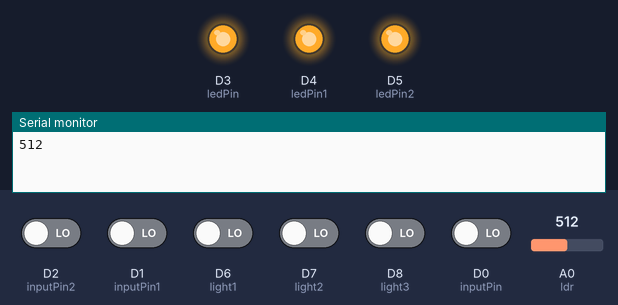
Simulated run of this sketch. Board: ESP8266 (NodeMCU). Shown: output pins drawn as LEDs (lit = HIGH), the last lines printed to the serial monitor. The inputs (shaded band) are chosen by the test bench; at power-on: D0 (inputPin), D1 (inputPin1), D2 (inputPin2), D6 (light1), D7 (light2), D8 (light3) LOW, A0 (ldr) = 512. WiFi joins after 1.5 s; servers stay silent unless stated.

Above: at 3.0 s.
3.1 s: D1 (inputPin1) driven HIGH
At 4.2 s:
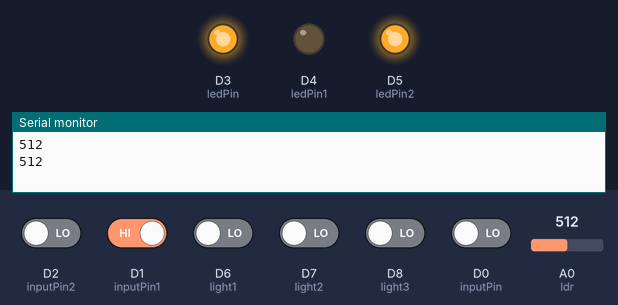
5.3 s: D0 (inputPin) driven HIGH
At 6.6 s:
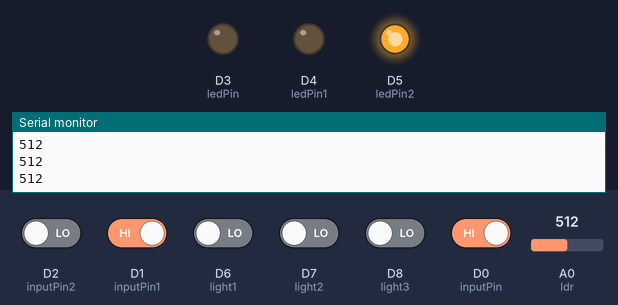
7.3 s: D7 (light2) driven HIGH
At 8.2 s:
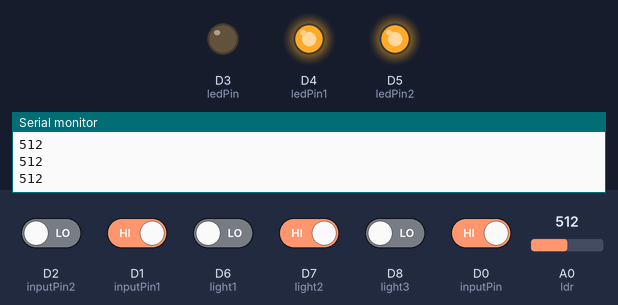
9.3 s: D2 (inputPin2) driven HIGH
At 9.8 s:
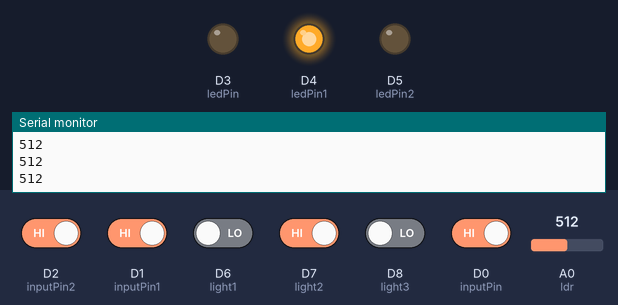
11.3 s: A0 (ldr) set to 487
At 12.8 s:
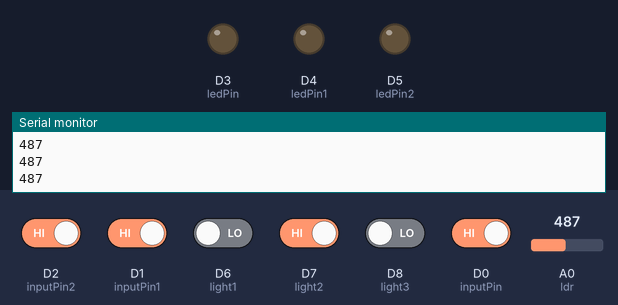
13.3 s: A0 (ldr) set to 510
At 13.6 s:
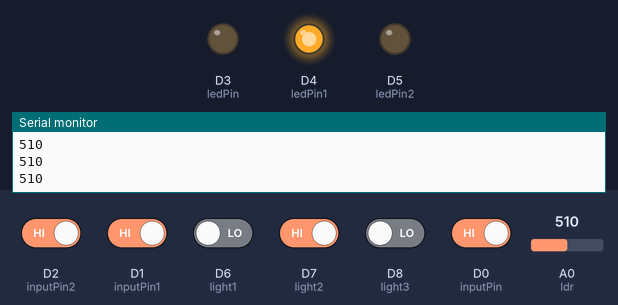
Timing chart, 0 to 16.3 s (numbered marks = the images above; inputs shaded):
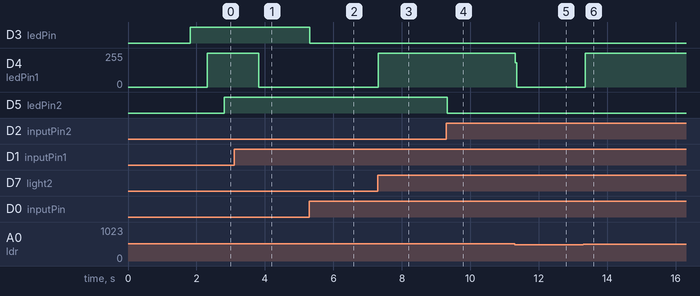

Measured:
- the behaviour switches between 500 and 499 on A0 (ldr) (found by bisection; images 4 and 5)
- after the input at 3.1 s, D4 (ledPin1): 255/255 → 0/255 after 0.71 s
- after the input at 5.3 s, D3 (ledPin): HIGH → LOW at once
- after the input at 7.3 s, D4 (ledPin1): 0/255 → 255/255 at once
- after the input at 9.3 s, D5 (ledPin2): HIGH → LOW at once
- after the input at 11.3 s, D4 (ledPin1): 255/255 → 0/255 at once
- after the input at 13.3 s, D4 (ledPin1): 0/255 → 255/255 after 0.06 s

The sketch:

Arduino_ESP_code.ino
```cpp
/*Shaurya Gupta 18blc1092*/
#define BLYNK_PRINT Serial


#include <ESP8266WiFi.h>
#include <BlynkSimpleEsp8266.h>

// You should get Auth Token in the Blynk App.
// Go to the Project Settings (nut icon).
char auth[] = "RUx84PDPcHq1x-_qPS0wFaEHQJc03ZvY";

// Your WiFi credentials.
// Set password to "" for open networks.
char ssid[] = "AndroidAP14F2";
char pass[] = "mgez5696";
int ledPin = D3;
int ledPin1 = D4;
int ledPin2 = D5;// choose pin for the LED
int inputPin = D0;
int inputPin1 = D1;
int inputPin2 = D2;
int light1 = D6;
int light2 = D7;
int light3 = D8;
int val = 0;
int val1 = 0;
int val2 =0;
int val3 =0;
int val4 =0;
int val5 =0;
int val6 =0;
int ldr = A0;


void setup()
{
  // Debug console
   Serial.begin(9600);
   pinMode(ledPin, OUTPUT); // declare LED as output
   pinMode(ledPin1, OUTPUT);
   pinMode(ledPin2, OUTPUT);
   pinMode(inputPin, INPUT);
   pinMode(inputPin1, INPUT);
   pinMode(inputPin2, INPUT);
   pinMode(light1,INPUT);
   pinMode(light2,INPUT);
   pinMode(light3,INPUT);
   pinMode(ldr, INPUT);// declare Infrared sensor as input*/
   delay(10);
  Blynk.begin(auth, ssid, pass);
}

void loop()
{
  Blynk.run();
  val3 = analogRead(ldr);
  Serial.println(val3);
  val = digitalRead(inputPin);
  val1= digitalRead(inputPin1);// read input value
  val2= digitalRead(inputPin2);
  val4= digitalRead(light1);
  val5= digitalRead(light2);
  val6= digitalRead(light3);
  if (val3 >500)
  {
   if (val == HIGH )
   { // check if the input is HIGH
      digitalWrite(ledPin, LOW); // turn LED OFF
   }
   else
   {
      digitalWrite(ledPin, HIGH); // turn LED ON
      delay(500);
   }
      if (val4 == HIGH )// check if the input is HIGH
   {
      digitalWrite(ledPin, HIGH); // turn LED OFF
   }


   if (val1 == HIGH)
   { // check if the input is HIGH
      digitalWrite(ledPin1, LOW); // turn LED OFF
   }
   else
   {
      digitalWrite(ledPin1, HIGH); // turn LED ON
      delay(500);
   }
   if (val5 == HIGH )// check if the input is HIGH
   {
      digitalWrite(ledPin1, HIGH); // turn LED OFF
   }

   if (val2 == HIGH)
   { // check if the input is HIGH
      digitalWrite(ledPin2, LOW); // turn LED OFF
   }
   else
   {
      digitalWrite(ledPin2, HIGH); // turn LED ON
      delay(500);
   }
   if (val6 == HIGH )// check if the input is HIGH
   {
      digitalWrite(ledPin2, HIGH); // turn LED OFF
   }

  }
    if (val3 <500)
  {

  digitalWrite(ledPin, LOW);
  digitalWrite(ledPin1, LOW);
  digitalWrite(ledPin2, LOW);

  }
}
```
